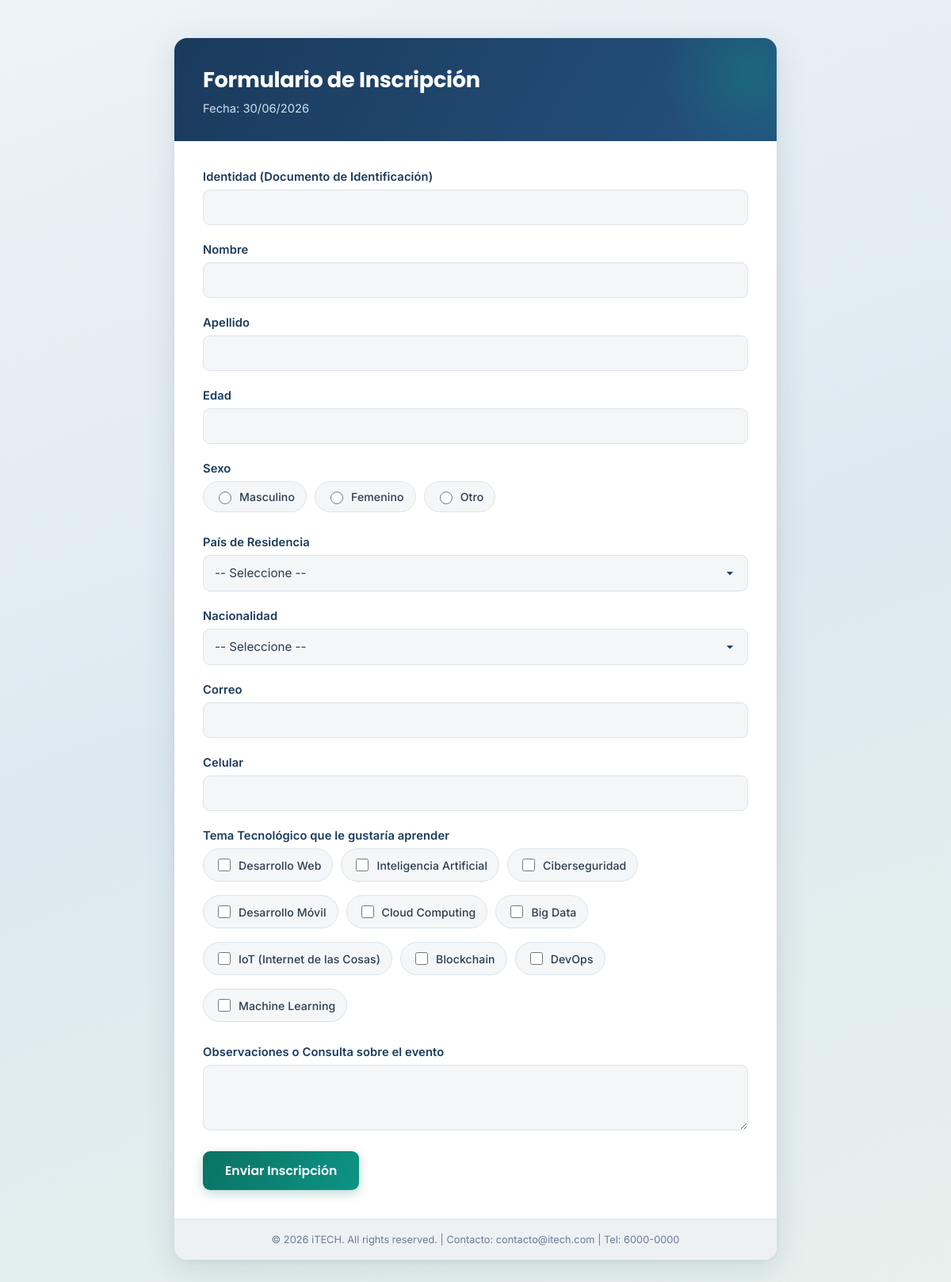
The page / on the database its author committed.
### tables this page shows
CREATE TABLE IF NOT EXISTS `areas_interes` (
  `id` int NOT NULL AUTO_INCREMENT,
  `nombre` varchar(100) NOT NULL,
  PRIMARY KEY (`id`),
  UNIQUE KEY `nombre` (`nombre`)
);

### controladores/InscriptorControlador.php (called while the page is built, shortened)
<?php
require_once __DIR__ . '/../modelos/InscriptorModelo.php';
class InscriptorControlador
{
    public function mostrarFormulario(): void
    {
        $areas  = InscriptorModelo::obtenerAreasInteres();
        $datosPrevios = [];
        require __DIR__ . '/../vistas/formulario.php';
    }
}

### config/Conexion.php (called while the page is built, shortened)
<?php
class Conexion
{
    private static $host   = '127.0.0.1';
    private static $bd     = 'parcial';
    private static $usuario = 'root';
    private static $clave   = '';
    private static $charset = 'utf8mb4';
    private static ?PDO $pdo = null;
    public static function obtenerConexion(): PDO
    {
        if (self::$pdo === null) {
            $dsn = "mysql:host=" . self::$host . ";dbname=" . self::$bd . ";charset=" . self::$charset;
            $opciones = [
                PDO::ATTR_ERRMODE            => PDO::ERRMODE_EXCEPTION,
                PDO::ATTR_DEFAULT_FETCH_MODE => PDO::FETCH_ASSOC,
                PDO::ATTR_EMULATE_PREPARES   => false,
            ];
            try {
                self::$pdo = new PDO($dsn, self::$usuario, self::$clave, $opciones);
            } catch (PDOException $e) {
                die("Error de conexión a la base de datos: " . $e->getMessage());
            }
        }
        return self::$pdo;
    }
    public static function consultar(string $sql, array $parametros = []): array
    {
        $stmt = self::obtenerConexion()->prepare($sql);
        $stmt->execute($parametros);
        return $stmt->fetchAll();
    }
}

### modelos/InscriptorModelo.php (called while the page is built, shortened)
<?php
require_once __DIR__ . '/../config/Conexion.php';
class InscriptorModelo
{
    public static function obtenerAreasInteres(): array
    {
        return Conexion::consultar("SELECT id, nombre FROM areas_interes ORDER BY id");
    }
}

### vistas/formulario.php (the view, shortened to what this page needs)
<!DOCTYPE html>
<html lang="es">
<head>
<link rel="stylesheet" href="publico/estilos.css">
</head>
<body>
<div class="contenedor">
    <div class="encabezado">
        <h1>Formulario de Inscripción</h1>
        <p>Fecha: <?= date('d/m/Y') ?></p>
    </div>
    <form action="index.php?accion=guardar" method="POST">
        <div class="campo">
            <label for="identidad">Identidad (Documento de Identificación)</label>
            <input type="text" id="identidad" name="identidad"
                   value="<?= htmlspecialchars($datosPrevios['identidad'] ?? '') ?>" required>
        </div>
        <div class="campo">
            <label for="nombre">Nombre</label>
            <input type="text" id="nombre" name="nombre"
                   value="<?= htmlspecialchars($datosPrevios['nombre'] ?? '') ?>" required>
        </div>
        <div class="campo">
            <label for="apellido">Apellido</label>
            <input type="text" id="apellido" name="apellido"
                   value="<?= htmlspecialchars($datosPrevios['apellido'] ?? '') ?>" required>
        </div>
        <div class="campo">
            <label for="edad">Edad</label>
            <input type="number" id="edad" name="edad" min="1" max="120"
                   value="<?= htmlspecialchars($datosPrevios['edad'] ?? '') ?>" required>
        </div>
        <div class="campo">
            <label>Sexo</label>
            <div class="radio-grupo">
                <?php foreach (['Masculino', 'Femenino', 'Otro'] as $opcion): ?>
                    <label>
                        <input type="radio" name="sexo" value="<?= $opcion ?>"
                            <?= (($datosPrevios['sexo'] ?? '') === $opcion) ? 'checked' : '' ?> required>
                        <?= $opcion ?>
                    </label>
                <?php endforeach; ?>
            </div>
        </div>
        <div class="campo">
            <label for="pais_residencia_id">País de Residencia</label>
            <select id="pais_residencia_id" name="pais_residencia_id" required>
                <option value="">-- Seleccione --</option>
            </select>
        </div>
        <div class="campo">
            <label for="nacionalidad_id">Nacionalidad</label>
            <select id="nacionalidad_id" name="nacionalidad_id" required>
                <option value="">-- Seleccione --</option>
            </select>
        </div>
        <div class="campo">
            <label for="correo">Correo</label>
            <input type="email" id="correo" name="correo"
                   value="<?= htmlspecialchars($datosPrevios['correo'] ?? '') ?>" required>
        </div>
        <div class="campo">
            <label for="celular">Celular</label>
            <input type="tel" id="celular" name="celular" maxlength="8"
                   value="<?= htmlspecialchars($datosPrevios['celular'] ?? '') ?>" required>
        </div>
        <div class="campo">
            <label>Tema Tecnológico que le gustaría aprender</label>
            <div class="checkbox-grupo">
                <?php foreach ($areas as $a): ?>
                    <?php $seleccionadas = $datosPrevios['areas'] ?? []; ?>
                    <label>
                        <input type="checkbox" name="areas[]" value="<?= $a['id'] ?>"
                            <?= in_array($a['id'], $seleccionadas) ? 'checked' : '' ?>>
                        <?= htmlspecialchars($a['nombre']) ?>
                    </label>
                <?php endforeach; ?>
            </div>
        </div>
        <div class="campo">
            <label for="observaciones">Observaciones o Consulta sobre el evento</label>
            <textarea id="observaciones" name="observaciones" rows="3"><?= htmlspecialchars($datosPrevios['observaciones'] ?? '') ?></textarea>
        </div>
        <button type="submit">Enviar Inscripción</button>
    </form>
    <footer>
        &copy; <?= date('Y') ?> iTECH. All rights reserved. | Contacto: contacto@itech.com | Tel: 6000-0000
    </footer>
</div>
</body>
</html>

### index.php (shortened to what this page needs)
<?php
require_once __DIR__ . '/controladores/InscriptorControlador.php';
$controlador = new InscriptorControlador();
$accion = $_GET['accion'] ?? 'formulario';
switch ($accion) {
    case 'formulario':
    default:
        $controlador->mostrarFormulario();
        break;
}

### publico/estilos.css (style rules this page uses)
:root { --azul-marino: #1A3A5C; --azul-marino-claro: #25517d; --teal: #0A7265; --teal-claro: #0d9484; --gris-claro: #f4f6f8; --gris-medio: #eef1f4; --blanco: #ffffff; --rojo: #c0392b; --rojo-suave: #fdecea; --verde: #1e8449; --verde-suave: #e8f8ee; --texto: #2c3e50; --texto-suave: #6b7c93; --borde: #dde4ea; }
* { box-sizing: border-box; }
body { font-family: 'Inter', 'Segoe UI', Arial, sans-serif; background: linear-gradient(160deg, #eef3f7 0%, #dde9f0 50%, #e7f0ec 100%); background-attachment: fixed; margin: 0; padding: 0; color: var(--texto); min-height: 100vh; }
.contenedor { max-width: 760px; margin: 48px auto; background: var(--blanco); border-radius: 16px; box-shadow: 0 10px 40px rgba(26, 58, 92, 0.12), 0 2px 8px rgba(26, 58, 92, 0.06); overflow: hidden; animation: aparecer 0.4s ease-out; }
.encabezado { background: linear-gradient(120deg, var(--azul-marino) 0%, var(--azul-marino-claro) 100%); color: var(--blanco); padding: 32px 36px; position: relative; overflow: hidden; }
.encabezado::after { content: ''; position: absolute; top: -50%; right: -10%; width: 220px; height: 220px; background: radial-gradient(circle, var(--teal-claro) 0%, transparent 70%); opacity: 0.35; border-radius: 50%; }
.encabezado h1 { font-family: 'Poppins', sans-serif; margin: 0 0 6px 0; font-size: 1.7rem; font-weight: 700; letter-spacing: -0.3px; position: relative; }
.encabezado p { margin: 0; color: #cfe0ec; font-size: 0.92rem; position: relative; }
form { padding: 36px; }
.campo { margin-bottom: 22px; }
label { display: block; font-weight: 600; margin-bottom: 7px; color: var(--azul-marino); font-size: 0.92rem; letter-spacing: 0.1px; }
input[type="text"], input[type="number"], input[type="email"], input[type="tel"], select, textarea { width: 100%; padding: 12px 14px; border: 1.5px solid var(--borde); border-radius: 9px; font-size: 0.95rem; font-family: inherit; color: var(--texto); background: var(--gris-claro); transition: border-color .2s ease, box-shadow .2s ease, background .2s ease; }
input::placeholder, textarea::placeholder { color: #a3b1bf; }
textarea { resize: vertical; min-height: 80px; }
select { appearance: none; background-repeat: no-repeat; background-position: right 12px center; background-size: 20px; padding-right: 38px; }
.radio-grupo, .checkbox-grupo { display: flex; flex-wrap: wrap; gap: 10px; }
.radio-grupo label, .checkbox-grupo label { font-weight: 500; display: flex; align-items: center; gap: 7px; background: var(--gris-claro); border: 1.5px solid var(--borde); padding: 9px 14px; border-radius: 24px; cursor: pointer; font-size: 0.88rem; color: var(--texto); transition: all .18s ease; }
.radio-grupo input, .checkbox-grupo input { accent-color: var(--teal); width: 16px; height: 16px; }
button, .boton { background: linear-gradient(120deg, var(--teal) 0%, var(--teal-claro) 100%); color: var(--blanco); border: none; padding: 13px 28px; border-radius: 9px; font-size: 0.98rem; font-weight: 600; font-family: 'Poppins', sans-serif; cursor: pointer; transition: transform .15s ease, box-shadow .15s ease; text-decoration: none; display: inline-block; box-shadow: 0 4px 14px rgba(10, 114, 101, 0.28); margin-right: 10px; }
footer { text-align: center; padding: 18px; background: var(--gris-medio); color: var(--texto-suave); font-size: 0.8rem; border-top: 1px solid var(--borde); }

### rows shown on the page
areas_interes: nombre "Desarrollo Web"
areas_interes: nombre "Inteligencia Artificial"
areas_interes: nombre "Ciberseguridad"
areas_interes: nombre "Desarrollo Móvil"
areas_interes: nombre "Cloud Computing"
areas_interes: nombre "Big Data"
areas_interes: nombre "IoT (Internet de las Cosas)"
areas_interes: nombre "Blockchain"
areas_interes: nombre "DevOps"
areas_interes: nombre "Machine Learning"

### other values the page prints
$opcion "Masculino"
$opcion "Femenino"
$opcion "Otro"
